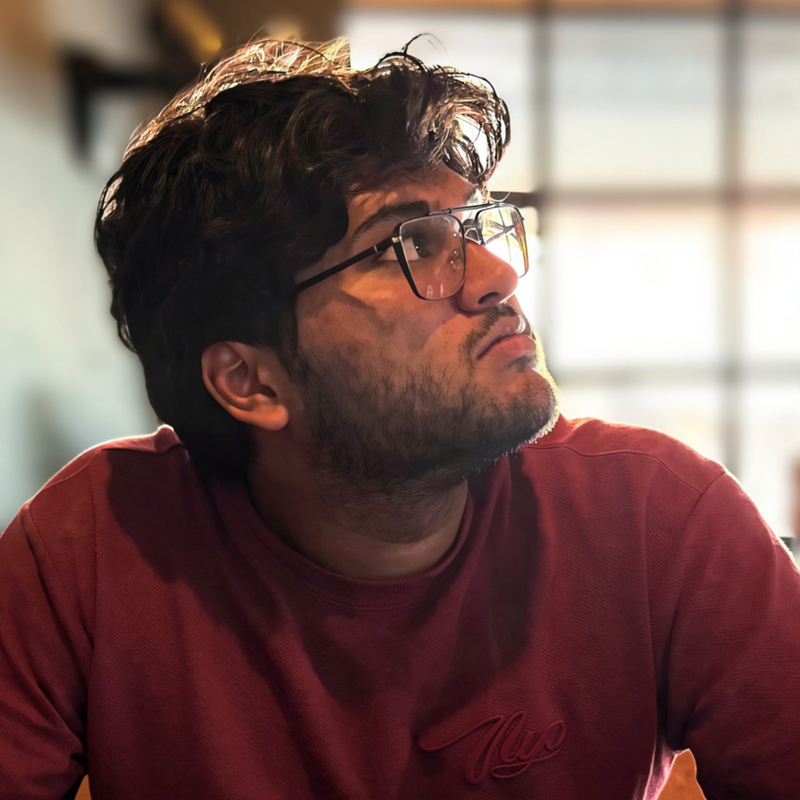
#> input picture 1783011529493.png, 800 x 800 px, given in place of CJPHO.png, which was not available
$ jupyter execute Untitled2.ipynb   (shell and % lines are left out)
#> lines starting #> are read from the running program, lines starting #| are printed output that depends on the picture; after the words box and inside, x2 and y2 are one past the last pixel; in counts of white or black regions, pixels touching at a corner belong together; pictures that were not available may be replaced by others from this repository, and a replacement may not be noted
[cell 1]
import cv2
import numpy as np
import matplotlib.pyplot as plt

# ---------------------------------------------------------
# Read Images
# ---------------------------------------------------------
img = cv2.imread("CJPHO.png")
#> img is the input picture: shape (800, 800, 3); mean B, G, R 86.8, 90.5, 118.1
glass = cv2.imread("sunglass.jpg")
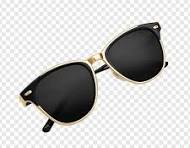
#> input picture sunglass.jpg, 190 x 148 px
#> glass is the input picture: shape (148, 190, 3); mean B, G, R 197.7, 198.8, 199.4

if img is None:
    print("Error: CJPHO.png not found")
    exit()

if glass is None:
    print("Error: sunglass.jpg not found")
    exit()

original = img.copy()

# ---------------------------------------------------------
# Resize Sunglasses
# ---------------------------------------------------------
glass_h, glass_w = glass.shape[:2]
#> glass_h = 148; glass_w = 190

# Make sunglasses wider
new_width = 210
new_height = int(glass_h * new_width / glass_w)
#> new_height = 163

glass = cv2.resize(
    glass,
    (new_width, new_height)
)
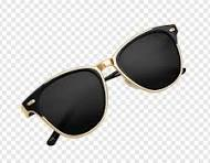
#> glass: shape (163, 210, 3); mean B, G, R 197.5, 198.7, 199.2

# ---------------------------------------------------------
# Rotate Sunglasses
# ---------------------------------------------------------
angle = -8

center = (
    new_width // 2,
    new_height // 2
)
#> center = (105, 81)

rotation_matrix = cv2.getRotationMatrix2D(
    center,
    angle,
    1.0
)

rotated_glass = cv2.warpAffine(
    glass,
    rotation_matrix,
    (new_width, new_height),
    borderValue=(255, 255, 255)
)
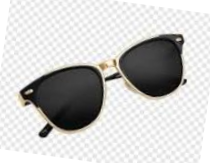
#> rotated_glass: shape (163, 210, 3); mean B, G, R 198.4, 199.6, 200.1

# ---------------------------------------------------------
# Create Mask
# ---------------------------------------------------------
gray_glass = cv2.cvtColor(
    rotated_glass,
    cv2.COLOR_BGR2GRAY
)

_, mask = cv2.threshold(
    gray_glass,
    190,
    255,
    cv2.THRESH_BINARY_INV
)
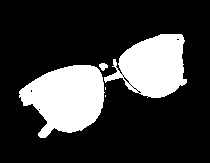
#> mask: shape (163, 210); 22.6% white; 5 white regions (2 under 20 px), largest, box (x1, y1, x2, y2) and area: (19, 65, 105, 138) 4233, (104, 34, 187, 98) 3449, (99, 63, 108, 71) 48

kernel = np.ones((3, 3), np.uint8)

mask = cv2.morphologyEx(
    mask,
    cv2.MORPH_OPEN,
    kernel
)
#> mask: shape (163, 210); 22.4% white; 4 white regions, box (x1, y1, x2, y2) and area: (19, 65, 104, 138) 4224, (104, 34, 187, 98) 3383, (99, 63, 108, 70) 46, (113, 59, 117, 66) 24

mask = cv2.morphologyEx(
    mask,
    cv2.MORPH_CLOSE,
    kernel
)
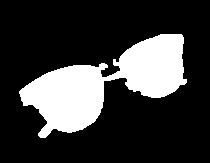
#> mask: shape (163, 210); 22.6% white; 1 white region, box (x1, y1, x2, y2) and area: (19, 34, 187, 138) 7733

mask_inv = cv2.bitwise_not(mask)

# ---------------------------------------------------------
# PRECISE POSITION FOR YOUR PHOTO
# ---------------------------------------------------------

# Move sunglasses RIGHT
x = 335

# Move sunglasses UP
y = 195

# ---------------------------------------------------------
# Region of Interest
# ---------------------------------------------------------
roi = img[
    y:y + new_height,
    x:x + new_width
]
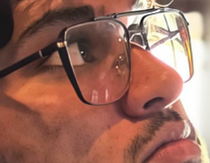
#> roi: shape (163, 210, 3); mean B, G, R 93.4, 107.3, 154.7

# ---------------------------------------------------------
# Background
# ---------------------------------------------------------
background = cv2.bitwise_and(
    roi,
    roi,
    mask=mask_inv
)
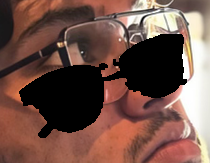
#> background: shape (163, 210, 3); mean B, G, R 72.3, 81.8, 114

# ---------------------------------------------------------
# Sunglasses foreground
# ---------------------------------------------------------
foreground = cv2.bitwise_and(
    rotated_glass,
    rotated_glass,
    mask=mask
)
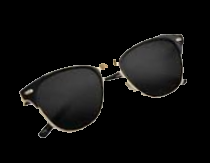
#> foreground: shape (163, 210, 3); mean B, G, R 12.3, 12.8, 13.1

# ---------------------------------------------------------
# Combine
# ---------------------------------------------------------
result = cv2.add(
    background,
    foreground
)
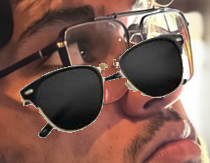
#> result: shape (163, 210, 3); mean B, G, R 84.6, 94.6, 127.1

# Place sunglasses
img[
    y:y + new_height,
    x:x + new_width
] = result

# ---------------------------------------------------------
# Display Output
# ---------------------------------------------------------
plt.figure(figsize=(14, 7))

plt.subplot(1, 2, 1)
plt.imshow(
    cv2.cvtColor(original, cv2.COLOR_BGR2RGB)
)
plt.title("Original Image")
plt.axis("off")

plt.subplot(1, 2, 2)
plt.imshow(
    cv2.cvtColor(img, cv2.COLOR_BGR2RGB)
)
plt.title("Sunglasses Fitted on Eyes")
plt.axis("off")

plt.tight_layout()
plt.show()
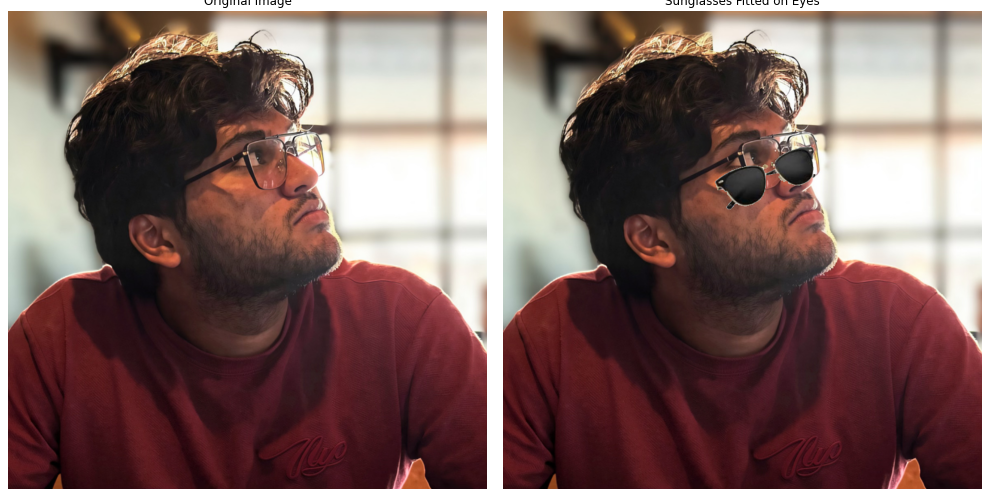
#> figure drawn by matplotlib, 2 panels

# ---------------------------------------------------------
# Save Output
# ---------------------------------------------------------
cv2.imwrite(
    "CJPHO_with_sunglasses.jpg",
    img
)

print("Sunglasses fitted successfully!")
print("Output saved as CJPHO_with_sunglasses.jpg")
